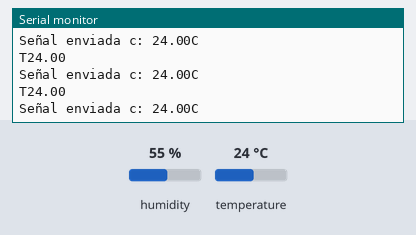
A sketch run on a simulated Arduino Uno, built with avr-gcc and run on an emulated ATmega328P. Parts: the last lines printed to the serial monitor. The inputs (shaded band) are chosen by the test bench; at power-on: temperature 24 °C, humidity 55 %. No radio packets arrive unless stated.

Above: at 2.9 s.
3.0 s: temperature set to 12 °C
At 3.11 s:
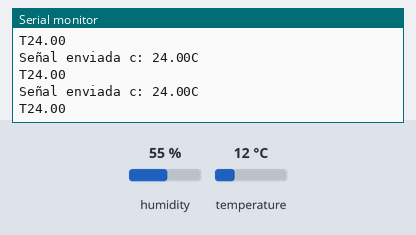
5.9 s: temperature set to 19 °C
At 6.5 s:
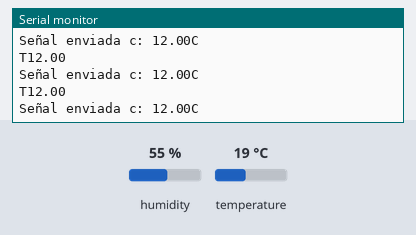
Timing chart, 0 to 8.9 s (numbered marks = the images above; inputs shaded):
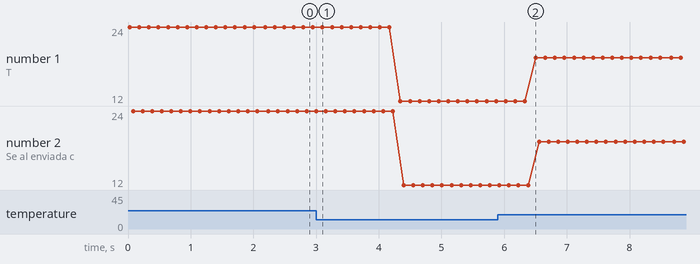

The sketch:

NRF24-transmitter.ino
```cpp
//TRASMISOR TX
#include <SPI.h>
#include <nRF24L01.h>
#include <printf.h>
#include <RF24.h>
#include <RF24_config.h>
#include <DHT.h>

#define DHTPIN 2 //PIN DONDE CONECTAR LA SEÑAL DEL SENSOR
#define DHTTYPE DHT11

DHT dht(DHTPIN, DHTTYPE);

RF24 radio(7,8);    //pines del radio

const byte address[6] = "00001";       //Direccion solo se necesita 1

void setup() {
  Serial.begin(9600);
  dht.begin();
  radio.begin(); //Se inicia radio
  radio.openWritingPipe(address);     //Se envia la direccion al receptor
  radio.setPALevel(RF24_PA_MAX);     //Potencia de radio al maximo
  radio.setDataRate(RF24_250KBPS);  //Velocidad de datos
  radio.stopListening();           //Dejar de escuchar
}

void loop() {                         //Envio de mensaje (Trasmisor)

  float t = dht.readTemperature();
  //int h = dht.readHumidity();
  //int tf = dht.readTemperature(true);

  Serial.print("T");
  Serial.print(t);
  Serial.println("\t");
  delay(50);

  //int text1 = 30;
  float text1 = t;     //envia mensaje

  radio.write(&text1, sizeof(text1)); //trasforma el mensaje en texto radio
  Serial.print("Señal enviada c: ");
  Serial.print(text1);
  Serial.println("C");
  delay(100);
}
```

Measured:
- plotted number 1: 24 → 12 after the input at 3.0 s, 12 → 19 after the input at 5.9 s
- plotted number 2: 24 → 12 after the input at 3.0 s, 12 → 19 after the input at 5.9 s
